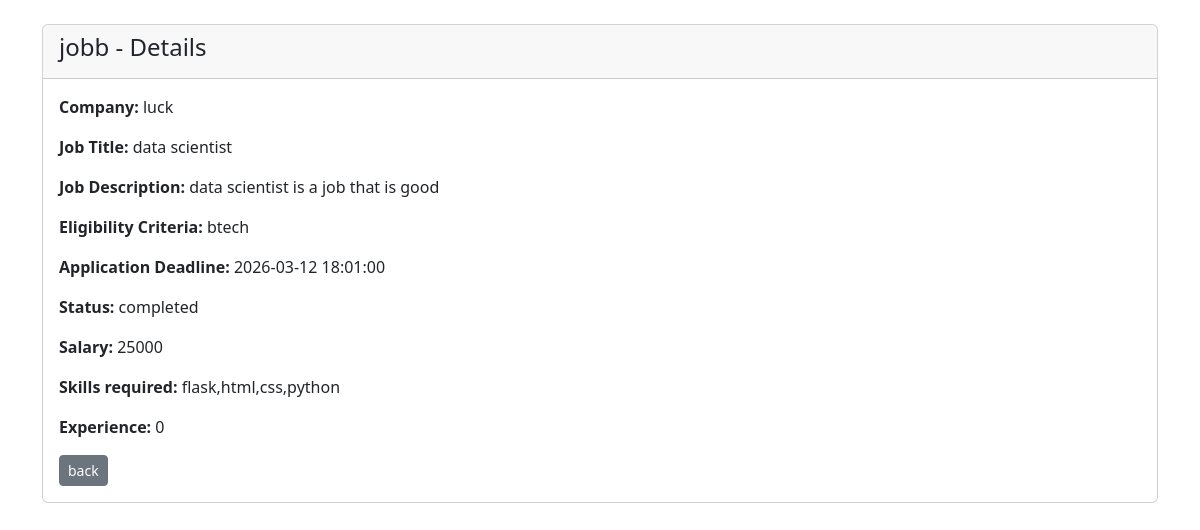
The app's page /drive_v/3 (signed in) with its own data.
### backend/models.py (models this page shows, shortened)
class PlacementDrive(db.Model):
    __tablename__ = 'placement_drives'
    placemnt_id = db.Column(db.Integer, primary_key=True, autoincrement=True)
    drive_name=db.Column(db.String, nullable=False,unique=True)
    company_id = db.Column(db.Integer, db.ForeignKey('companies.cmp_id'), nullable=False)
    job_title = db.Column(db.String, nullable=False)
    job_description = db.Column(db.Text, nullable=False)
    eligibility_criteria = db.Column(db.Text, nullable=False)
    application_deadline = db.Column(db.DateTime, nullable=False)
    status = db.Column(db.String, default="Pending")
    salary=db.Column(db.Integer,nullable="False")
    skills=db.Column(db.String, nullable=False)
    exp=db.Column(db.String, nullable=False)
    applications = db.relationship('Application', backref='drive', lazy=True)

class Company(db.Model,UserMixin):
    __tablename__ = 'companies'
    cmp_id = db.Column(db.Integer, primary_key=True , autoincrement=True)
    name = db.Column(db.String,unique=True, nullable=False)
    industry = db.Column(db.String)
    hr_contact = db.Column(db.String, nullable=False)
    website = db.Column(db.String)
    approval_status = db.Column(db.String, default="Pending")
    password= db.Column(db.String, nullable=False)
    drives = db.relationship('PlacementDrive', backref='company', lazy=True)
    email= db.Column(db.String, unique=True, nullable=False)

### backend/routes.py (the view)
@app.route("/drive_v/<int:drive_id>", methods=["GET"])
@login_required
def view_drive(drive_id):
    drive = PlacementDrive.query.get_or_404(drive_id)
    if isinstance(current_user, Student):
        if drive.status.lower() != "pending" or drive.company.approval_status.lower() != "active":
            return "Drive not available"
    return render_template("drive_details.html", drive=drive)

### app.py (called while the page is built)
def create_app():
    app=Flask(__name__)
    app.config["SQLALCHEMY_DATABASE_URI"] = "sqlite:///Placement.db"
    db.init_app(app)
    app.config["SECRET_KEY"]="thisgoodday"
    login_manager=LoginManager(app)
    @login_manager.user_loader
    def load_user(email):
        return (db.session.query(Admin).filter_by(email=email).first() or \
        db.session.query(Student).filter_by(email=email).first() or \
        db.session.query(Company).filter_by(email=email).first())
    app.app_context().push()
    db.create_all()
    return app

### templates/admin/drive_details.html (shortened to what this page needs)
<!DOCTYPE html>
<html lang="en">
<head>
    <link href="https://cdn.jsdelivr.net/npm/bootstrap@5.3.8/dist/css/bootstrap.min.css" rel="stylesheet">
</head>
<body>
    <div class="container mt-4">
        <div class="card">
            <div class="card-header">
                <h4>{{ drive.drive_name }} - Details</h4>
            </div>
            <div class="card-body">
                <p><strong>Company:</strong> {{ drive.company.name }}</p>
                <p><strong>Job Title:</strong> {{ drive.job_title }}</p>
                <p><strong>Job Description:</strong> {{ drive.job_description }}</p>
                <p><strong>Eligibility Criteria:</strong> {{ drive.eligibility_criteria }}</p>
                <p><strong>Application Deadline:</strong> {{ drive.application_deadline }}</p>
                <p><strong>Status:</strong> {{ drive.status }}</p>
                <p><strong>Salary:</strong> {{ drive.salary }}</p>
                <p><strong>Skills required:</strong> {{ drive.skills }}</p>
                <p><strong>Experience:</strong> {{ drive.exp }}</p>
                <a href="/admin/dash" class="btn btn-secondary btn-sm">back</a>
            </div>
        </div>
    </div>
</body>
</html>

### records on screen
PlacementDrive: drive_name "jobb", job_title "data scientist", job_description "data scientist is a job that is good", eligibility_criteria "btech", application_deadline "2026-03-12 18:01:00", status "completed", salary "25000", skills "flask,html,css,python", exp "0"
Company: company.name "luck"
